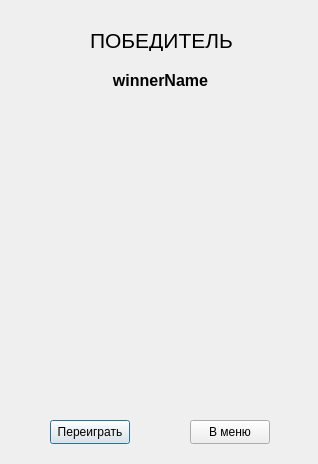
<?xml version="1.0" encoding="UTF-8"?>
<ui version="4.0">
 <class>WinnerDialog</class>
 <widget class="QDialog" name="WinnerDialog">
  <property name="geometry">
   <rect>
    <x>0</x>
    <y>0</y>
    <width>318</width>
    <height>464</height>
   </rect>
  </property>
  <property name="windowTitle">
   <string>Результат</string>
  </property>
  <widget class="QLabel" name="imageLabel">
   <property name="geometry">
    <rect>
     <x>70</x>
     <y>130</y>
     <width>201</width>
     <height>211</height>
    </rect>
   </property>
   <property name="text">
    <string/>
   </property>
  </widget>
  <widget class="QLabel" name="winnerNameLabel">
   <property name="geometry">
    <rect>
     <x>60</x>
     <y>70</y>
     <width>201</width>
     <height>20</height>
    </rect>
   </property>
   <property name="font">
    <font>
     <pointsize>12</pointsize>
     <bold>true</bold>
    </font>
   </property>
   <property name="text">
    <string>winnerName</string>
   </property>
   <property name="alignment">
    <set>Qt::AlignCenter</set>
   </property>
  </widget>
  <widget class="QLabel" name="label_2">
   <property name="geometry">
    <rect>
     <x>90</x>
     <y>30</y>
     <width>151</width>
     <height>21</height>
    </rect>
   </property>
   <property name="font">
    <font>
     <pointsize>16</pointsize>
    </font>
   </property>
   <property name="text">
    <string>ПОБЕДИТЕЛЬ</string>
   </property>
  </widget>
  <widget class="QLabel" name="wreathLabel">
   <property name="geometry">
    <rect>
     <x>60</x>
     <y>110</y>
     <width>211</width>
     <height>131</height>
    </rect>
   </property>
   <property name="text">
    <string/>
   </property>
   <property name="pixmap">
    <pixmap resource="resources.qrc">:/images/res-data/wreath.png</pixmap>
   </property>
   <property name="scaledContents">
    <bool>true</bool>
   </property>
  </widget>
  <widget class="QPushButton" name="replayButton">
   <property name="geometry">
    <rect>
     <x>50</x>
     <y>420</y>
     <width>80</width>
     <height>24</height>
    </rect>
   </property>
   <property name="text">
    <string>Переиграть</string>
   </property>
  </widget>
  <widget class="QPushButton" name="goMenuButton">
   <property name="geometry">
    <rect>
     <x>190</x>
     <y>420</y>
     <width>80</width>
     <height>24</height>
    </rect>
   </property>
   <property name="text">
    <string>В меню</string>
   </property>
  </widget>
 </widget>
 <resources>
  <include location="resources.qrc"/>
 </resources>
 <connections/>
</ui>
